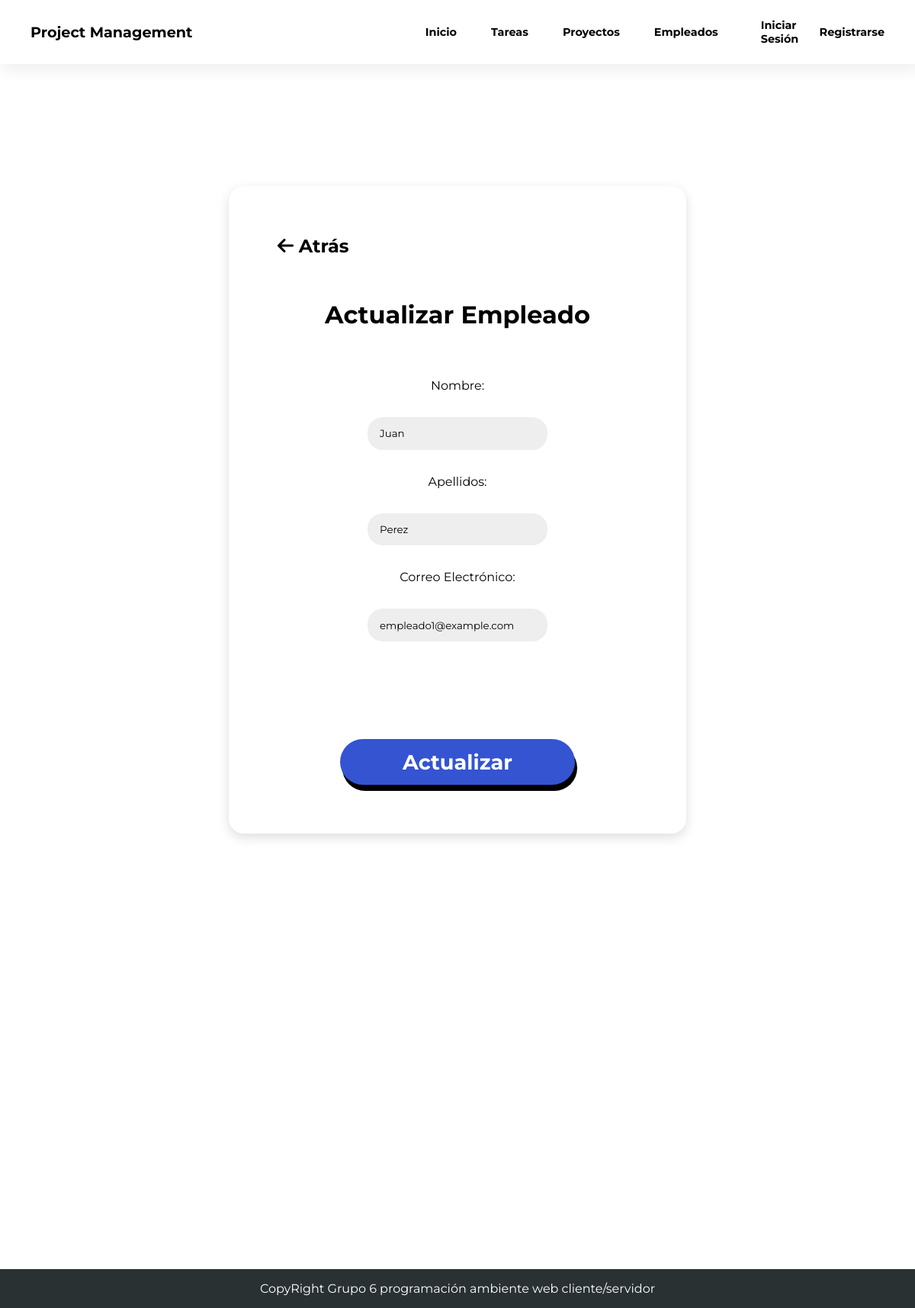
The page /Views/empleados/agregarEmpleados.php?actualizar=1 on the database its author committed.
### tables this page shows
CREATE TABLE Empleados (
	id_empleado INT PRIMARY KEY AUTO_INCREMENT,
    correo VARCHAR(45),
    nombre VARCHAR(30),
    apellidos VARCHAR(40),
	activo BOOLEAN,
    fecha_registro DATETIME DEFAULT now()
);

### Models/empleadosModel.php (called while the page is built, shortened)
<?php
    class EmpleadoModel {
        public function Obtener($id) {
            $database = OpenDataBase();
            $stmt = $database->prepare("SELECT * FROM Empleados WHERE id_empleado = ?");
            $stmt->bind_param("i", $id);
            $stmt->execute();
            $result = $stmt->get_result();
            $empleado = $result->fetch_assoc();
            return $empleado;
        }
    }
?>

### Controllers/empleadosController.php (called while the page is built, shortened)
<?php
    include_once(MODELS_PATH . "/empleadosModel.php");
    $empleadoModel = new EmpleadoModel();
    function Actualizar() {
        global $empleadoModel;
        if (isset($_GET["actualizar"])) {
            $id = $_GET["actualizar"];
            return $empleadoModel->Obtener($id);
        }
    }
?>

### Views/empleados/agregarEmpleados.php (the view, shortened to what this page needs)
<?php
    include_once(CONTORLLERS_PATH . "/empleadosController.php");
    include_once(VIEWS_PATH . "/layout.php");
    $empleado = Actualizar() ?? array("nombre" => "", "apellidos" => "", "correo" => "", "id" => -1);
?>
<!DOCTYPE html>
    <html lang="en">
        <body>
            <form class="form-empleados" action="" method="post">
                <a href="<?php echo ROOT . "/Views/empleados/"?>" class="atras">
                    <i class="fa-solid fa-arrow-left"></i>
                    Atrás
                </a>
                <h2><?php echo isset($_GET["actualizar"]) ? "Actualizar" : "Agregar"?> Empleado</h2>
                <label for="nombre">Nombre: </label>
                <input type="text" id="nombre" name="nombre" value="<?php echo $empleado["nombre"]?>">
                <label for="apellidos">Apellidos: </label>
                <input type="text" id="apellidos" name="apellidos" value="<?php echo $empleado["apellidos"]?>">
                <label for="correo">Correo Electrónico: </label>
                <input type="email" id="correo" name="correo" value="<?php echo $empleado["correo"]?>">
                <button type="submit" name="<?php echo isset($_GET["actualizar"]) ? "actualizarEmpleado" : "crearEmpleado"?>" ><?php echo isset($_GET["actualizar"]) ? "Actualizar" : "Agregar"?></button>
            </form>
        </body>
    </html>

### styles/main.css (style rules this page uses)
:root { --blue: #3454D1; --wine: #69353F; --green: #758173; --bittersweets: #F87060; --success: #28a745; --info: #17a2b8; --warning: #ffc107; --danger: #ff1919; --font-family: "Montserrat", "Roboto", sans-serif; }
* { padding: 0; margin: 0; box-sizing: border-box; font-family: var(--font-family); }
a { text-decoration: none; color: #000; font-weight: bold; }
.form-empleados, .form-rol, .form-usuarios { display: flex; margin: 0 auto; margin-top: 10rem; margin-bottom: 35.7rem; align-items: center; justify-content: center; flex-direction: column; width: 50%; gap: 2em; padding: 4em; box-shadow: 0 5px 15px #0002; border-radius: 20px; position: relative; }
.form-empleados > input, .form-rol > input, .form-usuarios > input { border: none; background: #eee; border-radius: 20px; padding: 1em 1.2em; width: 50%; outline: none; }
.form-empleados h2, .form-rol h2, .form-usuarios h2, .form-register { margin-bottom: 2rem; font-size: 2rem; font-weight: bold; }
.form-empleados button, .boton-usuarios, .role-btn { border: none; outline: none; background: var(--blue); color: #fff; padding: .5em 3em; font-weight: bold; margin-top: 6rem; font-size: 1.7rem; border-radius: 40px; cursor: pointer; transition: transform .4s ease-in; box-shadow: 3px 8px #000; width: fit-content; }
.atras { font-size: 1.5rem; align-self: flex-start; margin-bottom: 1.5rem; }

### rows shown on the page
empleados: nombre "Juan", apellidos "Perez", correo "empleado1@example.com"
